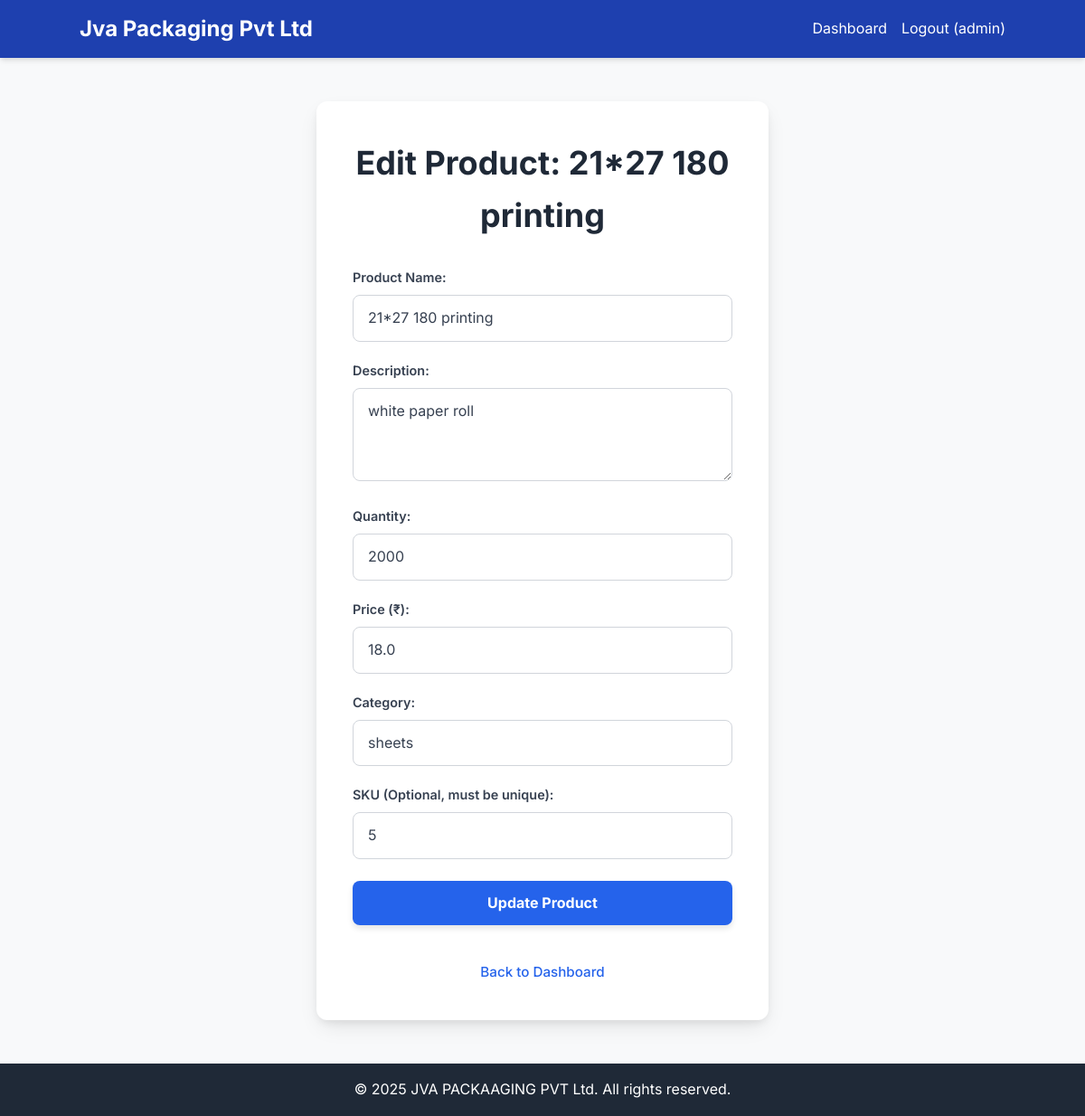
/edit_product/5 (signed in), run on the app's committed database.
### app.py (models this page shows, shortened)
class Product(db.Model):
    id = db.Column(db.Integer, primary_key=True)
    name = db.Column(db.String(100), nullable=False)
    description = db.Column(db.Text, nullable=True)
    quantity = db.Column(db.Integer, nullable=False, default=0)
    price = db.Column(db.Float, nullable=False, default=0.0)
    category = db.Column(db.String(50), nullable=True)
    sku = db.Column(db.String(50), unique=True, nullable=True)
    user_id = db.Column(db.Integer, db.ForeignKey('user.id'), nullable=False)

### app.py (the view, shortened to what this page needs)
@app.route('/edit_product/<int:product_id>', methods=['GET', 'POST'])
@login_required
def edit_product(product_id):
    product = Product.query.get_or_404(product_id)
    if product.user_id != session['user_id']:
        flash('You are not authorized to edit this product.', 'danger')
        return redirect(url_for('index'))
    return render_template('add_edit_product.html', product=product)

### app.py (called while the page is built)
def login_required(f):
    @wraps(f)
    def decorated_function(*args, **kwargs):
        if request.path.startswith('/api/'):
            if 'user_id' not in session:
                return jsonify({"message": "Authentication required"}), 401
            return f(*args, **kwargs)
        else:
            if 'user_id' not in session:
                flash('Please log in to access this page.', 'warning')
                return redirect(url_for('login'))
            return f(*args, **kwargs)
    return decorated_function

### templates/add_edit_product.html (shortened to what this page needs)
{% extends "base.html" %}
{% block content %}
<div class="form-container">
    <div class="form-card">
        <h1 class="form-title">
            {% if product %}Edit Product: {{ product.name }}{% else %}Add New Product{% endif %}
        </h1>
        <form method="POST" action="{% if product %}{{ url_for('edit_product', product_id=product.id) }}{% else %}{{ url_for('add_product') }}{% endif %}">
            <div class="form-group">
                <label for="name" class="form-label">Product Name:</label>
                <input type="text" id="name" name="name" required
                       value="{{ product.name if product else '' }}"
                       class="form-input">
            </div>
            <div class="form-group">
                <label for="description" class="form-label">Description:</label>
                <textarea id="description" name="description" rows="3"
                          class="form-input form-textarea">{{ product.description if product else '' }}</textarea>
            </div>
            <div class="form-group">
                <label for="quantity" class="form-label">Quantity:</label>
                <input type="number" id="quantity" name="quantity" required min="0"
                       value="{{ product.quantity if product else 0 }}"
                       class="form-input">
            </div>
            <div class="form-group">
                <label for="price" class="form-label">Price (₹):</label>
                <input type="number" id="price" name="price" required step="0.01" min="0"
                       value="{{ product.price if product else 0.00 }}"
                       class="form-input">
            </div>
            <div class="form-group">
                <label for="category" class="form-label">Category:</label>
                <input type="text" id="category" name="category"
                       value="{{ product.category if product else '' }}"
                       class="form-input">
            </div>
            <div class="form-group">
                <label for="sku" class="form-label">SKU (Optional, must be unique):</label>
                <input type="text" id="sku" name="sku"
                       value="{{ product.sku if product else '' }}"
                       class="form-input">
            </div>
            <div class="flex items-center justify-between mt-6">
                <button type="submit" class="form-button">
                    {% if product %}Update Product{% else %}Add Product{% endif %}
                </button>
            </div>
        </form>
        <div class="mt-4 text-center">
            <a href="{{ url_for('index') }}" class="back-link">Back to Dashboard</a>
        </div>
    </div>
</div>
{% endblock %}

### static/style.css (style rules this page uses)
html, body { height: 100%; margin: 0; padding: 0; scroll-behavior: smooth; }
body { font-family: 'Inter', sans-serif, Arial, sans-serif; line-height: 1.6; color: #333; background-color: #f8f9fa; }
a { text-decoration: none; color: white; transition: color 0.3s ease, transform 0.2s ease; }
button, .btn { cursor: pointer; transition: background-color 0.3s ease, transform 0.2s ease, box-shadow 0.3s ease; border: none; outline: none; }
.form-container { display: flex; justify-content: center; align-items: center; min-height: calc(100vh - 150px); padding: 1rem; }
.form-card { background-color: #ffffff; padding: 2.5rem; border-radius: 0.75rem; box-shadow: 0 10px 25px -5px rgba(0, 0, 0, 0.1), 0 4px 10px -2px rgba(0, 0, 0, 0.08); width: 100%; max-width: 500px; text-align: center; }
.form-title { font-size: 2.25rem; font-weight: 700; color: #1f2937; margin-bottom: 1.75rem; }
.form-group { margin-bottom: 1.25rem; text-align: left; }
.form-label { display: block; color: #374151; font-size: 0.9rem; font-weight: 600; margin-bottom: 0.5rem; }
.form-input { width: 100%; padding: 0.75rem 1rem; border: 1px solid #d1d5db; border-radius: 0.5rem; box-sizing: border-box; font-size: 1rem; color: #374151; transition: border-color 0.2s ease, box-shadow 0.2s ease; }
.form-textarea { min-height: 80px; resize: vertical; }
.form-button { width: 100%; padding: 0.75rem 1.5rem; background-color: #2563eb; color: white; font-weight: 700; border-radius: 0.5rem; box-shadow: 0 4px 6px rgba(0, 0, 0, 0.1); }
.back-link { display: inline-block; margin-top: 1.5rem; color: #2563eb; font-size: 0.95rem; font-weight: 500; }

### data on the page
Product: name "21*27 180 printing", description "white paper roll", quantity "2000", price "18.0", category "sheets", sku "5"

### other printed values
{{ session.username }} "admin"
